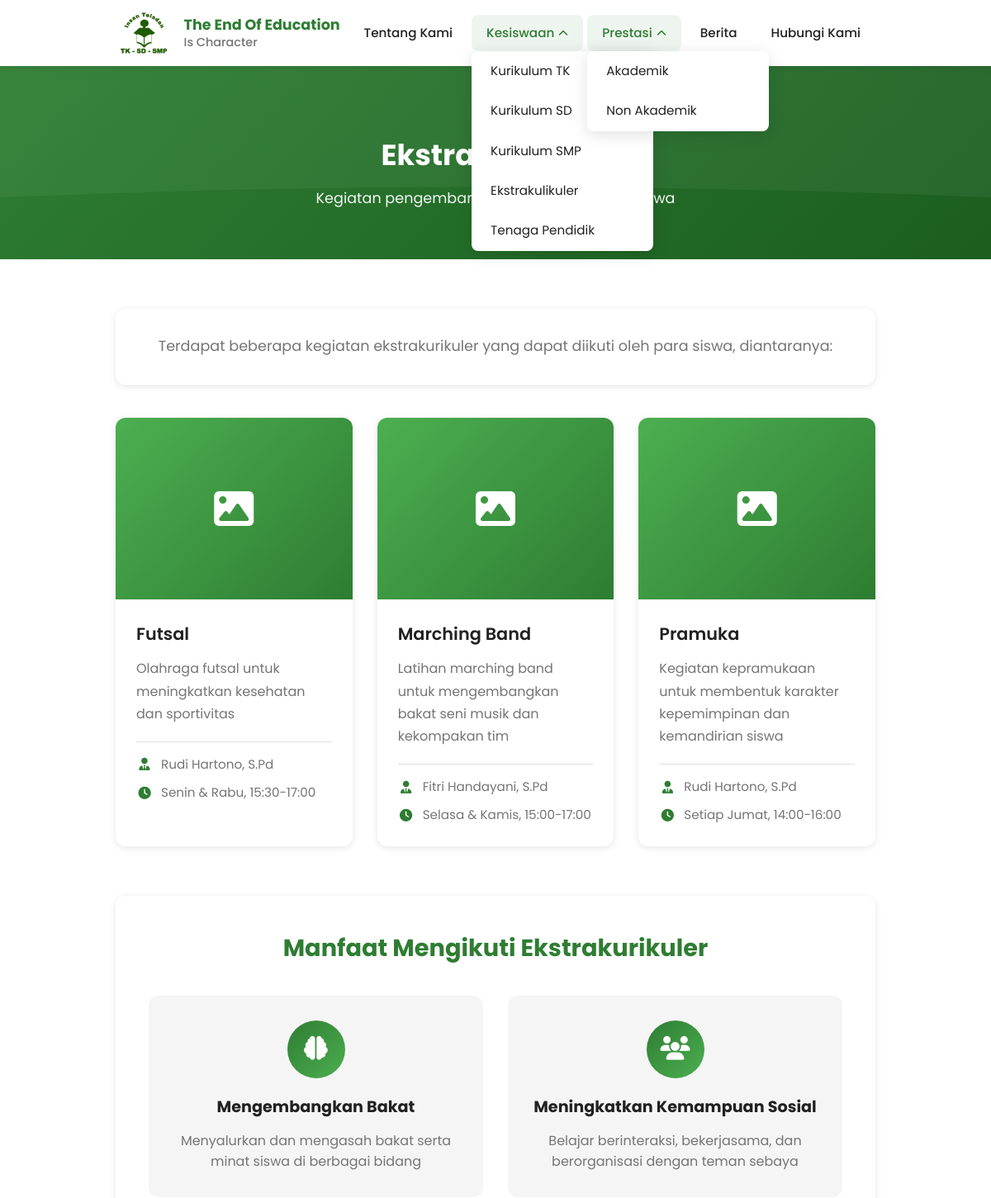
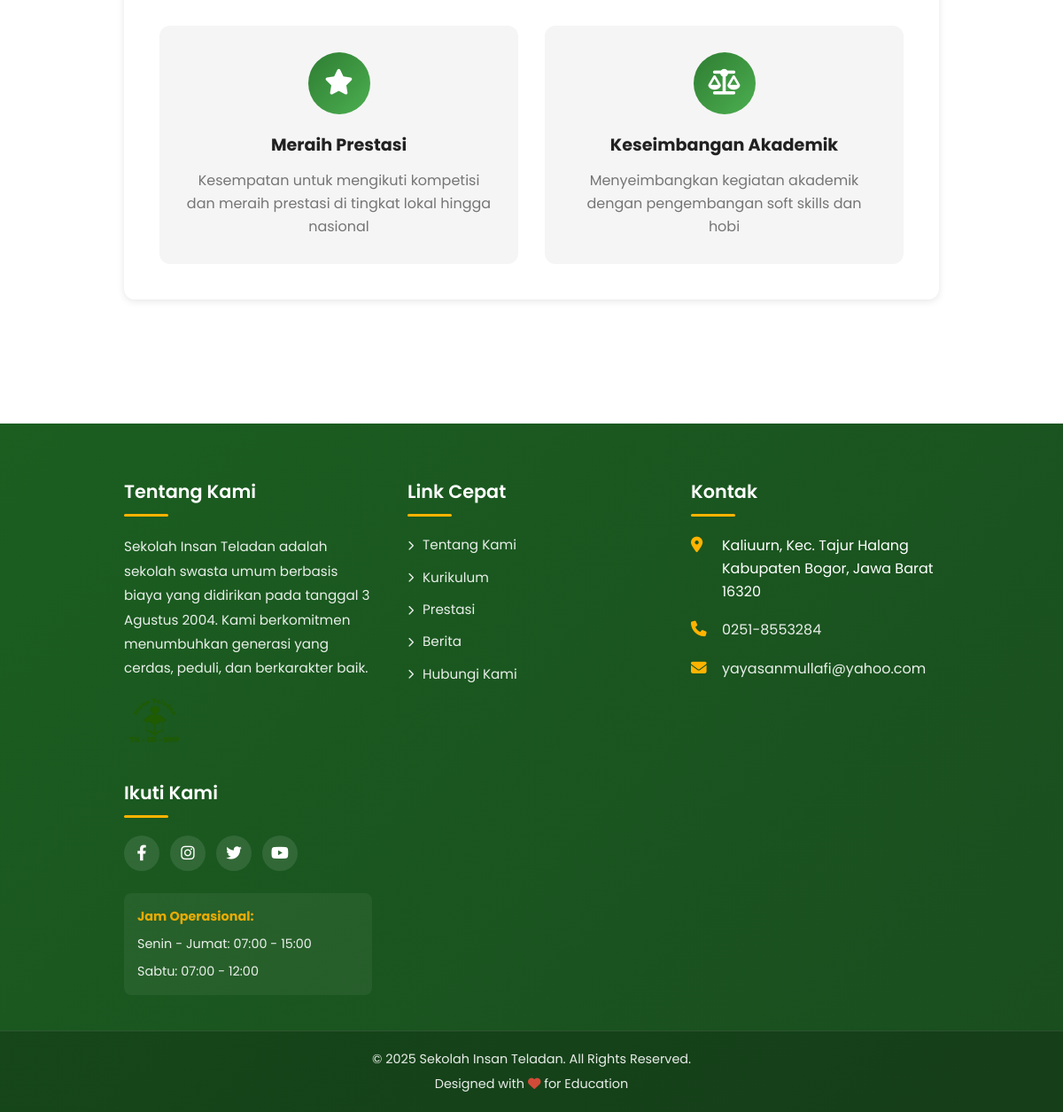
The page /pages/ekstrakulikuler.php on the database its author committed (2 pictures, top to bottom).
### tables this page shows
CREATE TABLE IF NOT EXISTS ekstrakurikuler (
    id INT PRIMARY KEY AUTO_INCREMENT,
    nama VARCHAR(100) NOT NULL,
    deskripsi TEXT,
    pembina VARCHAR(100),
    jadwal VARCHAR(100),
    gambar VARCHAR(255),
    created_at TIMESTAMP DEFAULT CURRENT_TIMESTAMP
);

### config.php (called while the page is built, shortened)
<?php
function h($str) {
    return htmlspecialchars($str, ENT_QUOTES, 'UTF-8');
}
?>

### pages/ekstrakulikuler.php (the view, shortened to what this page needs)
<?php
require_once '../config.php';
$stmt = $pdo->query("SELECT * FROM ekstrakurikuler ORDER BY nama ASC");
$ekstrakurikuler = $stmt->fetchAll();
include '../includes/header.php';
?>
<div class="page-header">
    <div class="page-header-content">
        <h1>Ekstrakurikuler</h1>
        <p>Kegiatan pengembangan bakat dan minat siswa</p>
    </div>
</div>
<section class="section">
    <div class="container">
        <div class="intro-section">
            <p>
                Terdapat beberapa kegiatan ekstrakurikuler yang dapat diikuti oleh para siswa, diantaranya:
            </p>
        </div>
        <?php if (!empty($ekstrakurikuler)): ?>
        <div class="grid grid-3">
            <?php foreach ($ekstrakurikuler as $ekskul): ?>
            <div class="ekskul-card">
                <div class="ekskul-image">
                    <?php if ($ekskul['gambar']): ?>
                        <img src="<?php echo SITE_URL; ?>/images/uploads/<?php echo h($ekskul['gambar']); ?>"
                             alt="<?php echo h($ekskul['nama']); ?>">
                    <?php else: ?>
                        <div class="ekskul-placeholder">
                            <i class="fas fa-image"></i>
                        </div>
                    <?php endif; ?>
                </div>
                <div class="ekskul-content">
                    <h3 class="ekskul-title"><?php echo h($ekskul['nama']); ?></h3>
                    <p class="ekskul-desc"><?php echo h($ekskul['deskripsi']); ?></p>
                    <div class="ekskul-meta">
                        <div class="meta-item">
                            <i class="fas fa-user-tie"></i>
                            <span><?php echo h($ekskul['pembina']); ?></span>
                        </div>
                        <div class="meta-item">
                            <i class="fas fa-clock"></i>
                            <span><?php echo h($ekskul['jadwal']); ?></span>
                        </div>
                    </div>
                </div>
            </div>
            <?php endforeach; ?>
        </div>
        <?php endif; ?>
        <div class="manfaat-section">
            <h3>Manfaat Mengikuti Ekstrakurikuler</h3>
            <div class="grid grid-2">
                <div class="manfaat-card">
                    <div class="manfaat-icon">
                        <i class="fas fa-brain"></i>
                    </div>
                    <h4>Mengembangkan Bakat</h4>
                    <p>Menyalurkan dan mengasah bakat serta minat siswa di berbagai bidang</p>
                </div>
                <div class="manfaat-card">
                    <div class="manfaat-icon">
                        <i class="fas fa-users"></i>
                    </div>
                    <h4>Meningkatkan Kemampuan Sosial</h4>
                    <p>Belajar berinteraksi, bekerjasama, dan berorganisasi dengan teman sebaya</p>
                </div>
                <div class="manfaat-card">
                    <div class="manfaat-icon">
                        <i class="fas fa-star"></i>
                    </div>
                    <h4>Meraih Prestasi</h4>
                    <p>Kesempatan untuk mengikuti kompetisi dan meraih prestasi di tingkat lokal hingga nasional</p>
                </div>
                <div class="manfaat-card">
                    <div class="manfaat-icon">
                        <i class="fas fa-balance-scale"></i>
                    </div>
                    <h4>Keseimbangan Akademik</h4>
                    <p>Menyeimbangkan kegiatan akademik dengan pengembangan soft skills dan hobi</p>
                </div>
            </div>
        </div>
    </div>
</section>
<?php include '../includes/footer.php'; ?>

### css/style.css (style rules this page uses)
:root { --primary-color: #2e7d32; --primary-dark: #1b5e20; --primary-light: #4caf50; --secondary-color: #ffa726; --accent-color: #ffb300; --text-dark: #212121; --text-light: #757575; --bg-light: #f5f5f5; --white: #ffffff; --border-color: #e0e0e0; --shadow: 0 2px 8px rgba(0, 0, 0, 0.1); --shadow-hover: 0 4px 16px rgba(0, 0, 0, 0.15); --transition: all 0.3s ease; }
* { margin: 0; padding: 0; box-sizing: border-box; }
html { scroll-behavior: smooth; font-size: 16px; }
body { font-family: "Poppins", sans-serif; line-height: 1.6; color: var(--text-dark); background-color: var(--white); overflow-x: hidden; }
.container { max-width: 1200px; margin: 0 auto; padding: 0 20px; }
.page-header { background: linear-gradient( 135deg, var(--primary-color) 0%, var(--primary-dark) 100% ); color: var(--white); padding: 80px 0 60px; text-align: center; position: relative; overflow: hidden; }
.page-header::before { content: ""; position: absolute; top: 0; left: 0; right: 0; bottom: 0; background-size: cover; }
.page-header-content { position: relative; z-index: 1; }
.page-header h1 { font-size: 2.5rem; font-weight: 700; margin-bottom: 10px; animation: fadeInUp 0.6s ease; }
.page-header p { font-size: 1.1rem; opacity: 0.95; max-width: 600px; margin: 0 auto; animation: fadeInUp 0.6s ease 0.2s backwards; }
.section { padding: 80px 0; }
.grid { display: grid; gap: 30px; }
.grid-2 { grid-template-columns: repeat(2, 1fr); }
.grid-3 { grid-template-columns: repeat(3, 1fr); }

### css/responsive.css (style rules this page uses)
@media (max-width: 1200px) { .container { max-width: 960px; } }
@media (max-width: 1200px) { .section { padding: 60px 0; } }
@media (max-width: 1200px) { .page-header h1 { font-size: 2.2rem; } }

### pages/ekstrakulikuler.php (style rules this page uses)
.intro-section { background: white; padding: 30px; border-radius: 12px; box-shadow: var(--shadow); margin-bottom: 40px; text-align: center; }
.intro-section p { font-size: 1.1rem; line-height: 1.8; color: var(--text-light); margin: 0; }
.ekskul-card { background: white; border-radius: 12px; box-shadow: var(--shadow); overflow: hidden; transition: var(--transition); }
.ekskul-image { width: 100%; height: 220px; overflow: hidden; background: var(--bg-light); }
.ekskul-placeholder { width: 100%; height: 100%; display: flex; align-items: center; justify-content: center; background: linear-gradient(135deg, var(--primary-light), var(--primary-color)); color: white; font-size: 3rem; }
.ekskul-content { padding: 25px; }
.ekskul-title { font-size: 1.3rem; color: var(--text-dark); margin-bottom: 12px; font-weight: 600; }
.ekskul-desc { color: var(--text-light); line-height: 1.7; margin-bottom: 20px; }
.ekskul-meta { display: flex; flex-direction: column; gap: 10px; padding-top: 15px; border-top: 1px solid var(--border-color); }
.meta-item { display: flex; align-items: center; gap: 10px; color: var(--text-light); font-size: 0.95rem; }
.meta-item i { color: var(--primary-color); width: 20px; text-align: center; }
.manfaat-section { background: white; padding: 40px; border-radius: 12px; box-shadow: var(--shadow); margin-top: 60px; }
.manfaat-section h3 { color: var(--primary-color); font-size: 1.8rem; margin-bottom: 35px; text-align: center; }
.manfaat-card { background: var(--bg-light); padding: 30px; border-radius: 12px; text-align: center; transition: var(--transition); }
.manfaat-icon { width: 70px; height: 70px; background: linear-gradient(135deg, var(--primary-color), var(--primary-light)); color: white; border-radius: 50%; display: flex; align-items: center; justify-content: center; font-size: 1.8rem; margin: 0 auto 20px; }
.manfaat-card h4 { color: var(--text-dark); font-size: 1.2rem; margin-bottom: 12px; }
.manfaat-card p { color: var(--text-light); line-height: 1.6; }

### rows shown on the page
ekstrakurikuler: nama "Futsal", deskripsi "Olahraga futsal untuk meningkatkan kesehatan dan sportivitas", pembina "Rudi Hartono, S.Pd", jadwal "Senin & Rabu, 15:30-17:00"
ekstrakurikuler: nama "Marching Band", deskripsi "Latihan marching band untuk mengembangkan bakat seni musik dan kekompakan tim", pembina "Fitri Handayani, S.Pd", jadwal "Selasa & Kamis, 15:00-17:00"
ekstrakurikuler: nama "Pramuka", deskripsi "Kegiatan kepramukaan untuk membentuk karakter kepemimpinan dan kemandirian siswa", pembina "Rudi Hartono, S.Pd", jadwal "Setiap Jumat, 14:00-16:00"
